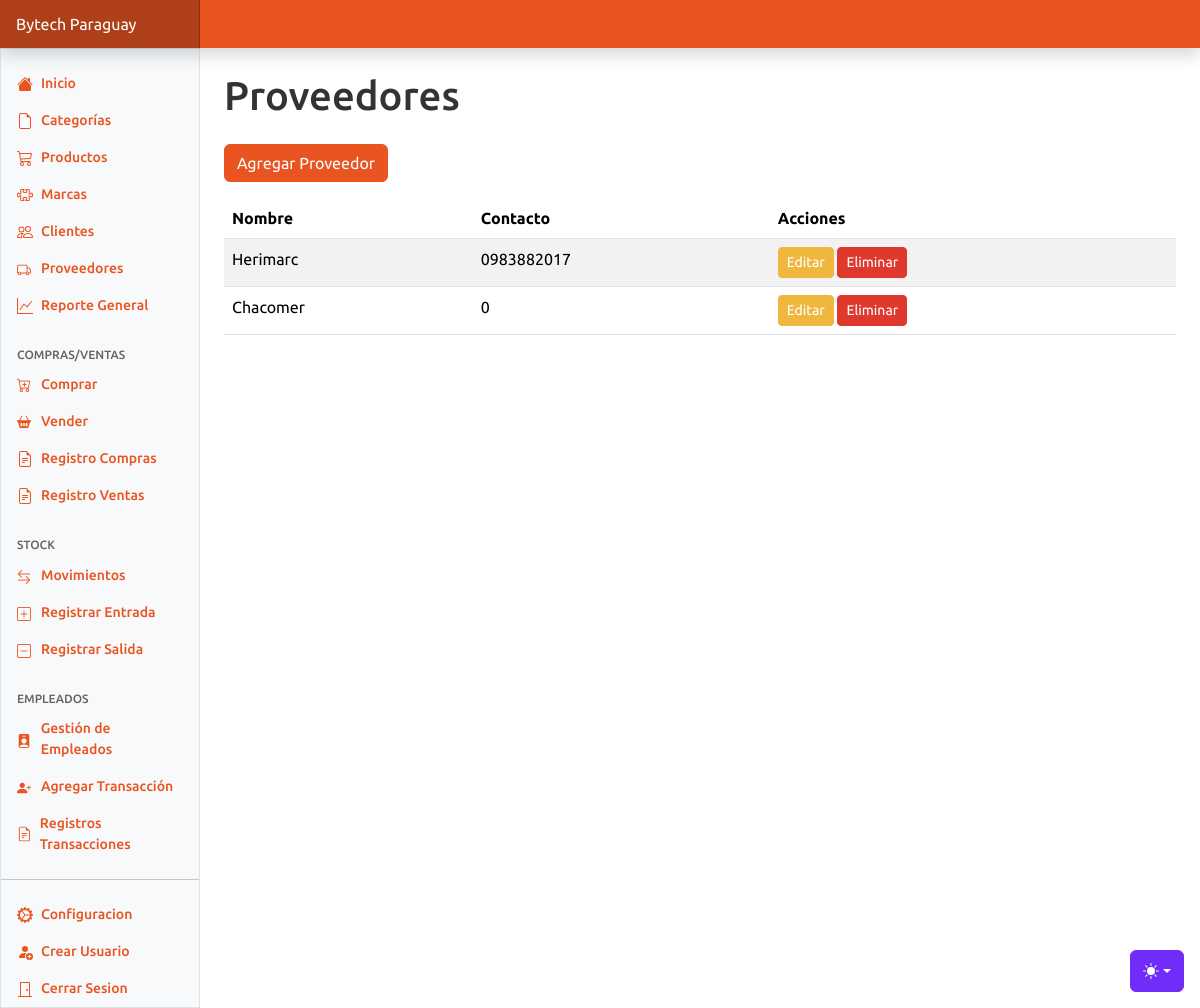
The app's page /proveedores.php (signed in) with its own data.
### tables this page shows
CREATE TABLE `proveedores` (
  `id` int(11) NOT NULL,
  `nombre` varchar(255) NOT NULL,
  `contacto` varchar(255) DEFAULT NULL
);

### proveedores.php (the view, shortened to what this page needs)
<?php
require "config/start.php";
$sql = "SELECT * FROM proveedores";
$proveedores = $pdo->query($sql)->fetchAll();
?>
<!DOCTYPE html>
<html lang="es">
<head>
    <?php include 'components/head.php'; ?>
    <link href="scripts/select2/select2.min.css" rel="stylesheet" />
</head>
<body>
    <?php include 'components/header.php'; ?>
    <main class="col-md-9 ms-sm-auto col-lg-10 px-md-4">
        <h1 class="my-4">Proveedores</h1>
        <button class="btn btn-primary mb-3" data-bs-toggle="modal" data-bs-target="#modalProveedor">Agregar Proveedor</button>
        <table class="table table-striped">
            <thead>
                <tr>
                    <th>Nombre</th>
                    <th>Contacto</th>
                    <th>Acciones</th>
                </tr>
            </thead>
            <tbody>
    <?php foreach ($proveedores as $proveedor): ?>
        <tr>
            <td><?= htmlspecialchars($proveedor['nombre']) ?></td>
            <td><?= htmlspecialchars($proveedor['contacto']) ?></td>
            <td>
                <button class="btn btn-warning btn-sm" data-bs-toggle="modal" data-bs-target="#modalProveedor"
                    data-id="<?= $proveedor['id'] ?>"
                    data-nombre="<?= htmlspecialchars($proveedor['nombre']) ?>"
                    data-contacto="<?= htmlspecialchars($proveedor['contacto']) ?>">
                    Editar
                </button>
                <form method="post" action="proveedores.php" style="display:inline;">
                    <button type="submit" name="delete" class="btn btn-danger btn-sm" onclick="return confirm('¿Estás seguro de que deseas eliminar este proveedor?');">
                        Eliminar
                    </button>
                </form>
            </td>
        </tr>
    <?php endforeach; ?>
</tbody>
        </table>
    </main>
    <?php include 'components/footer.php'; ?>
</body>
</html>

### records on screen
proveedores: nombre "Herimarc", contacto "0983882017"
proveedores: nombre "Chacomer", contacto "0"
